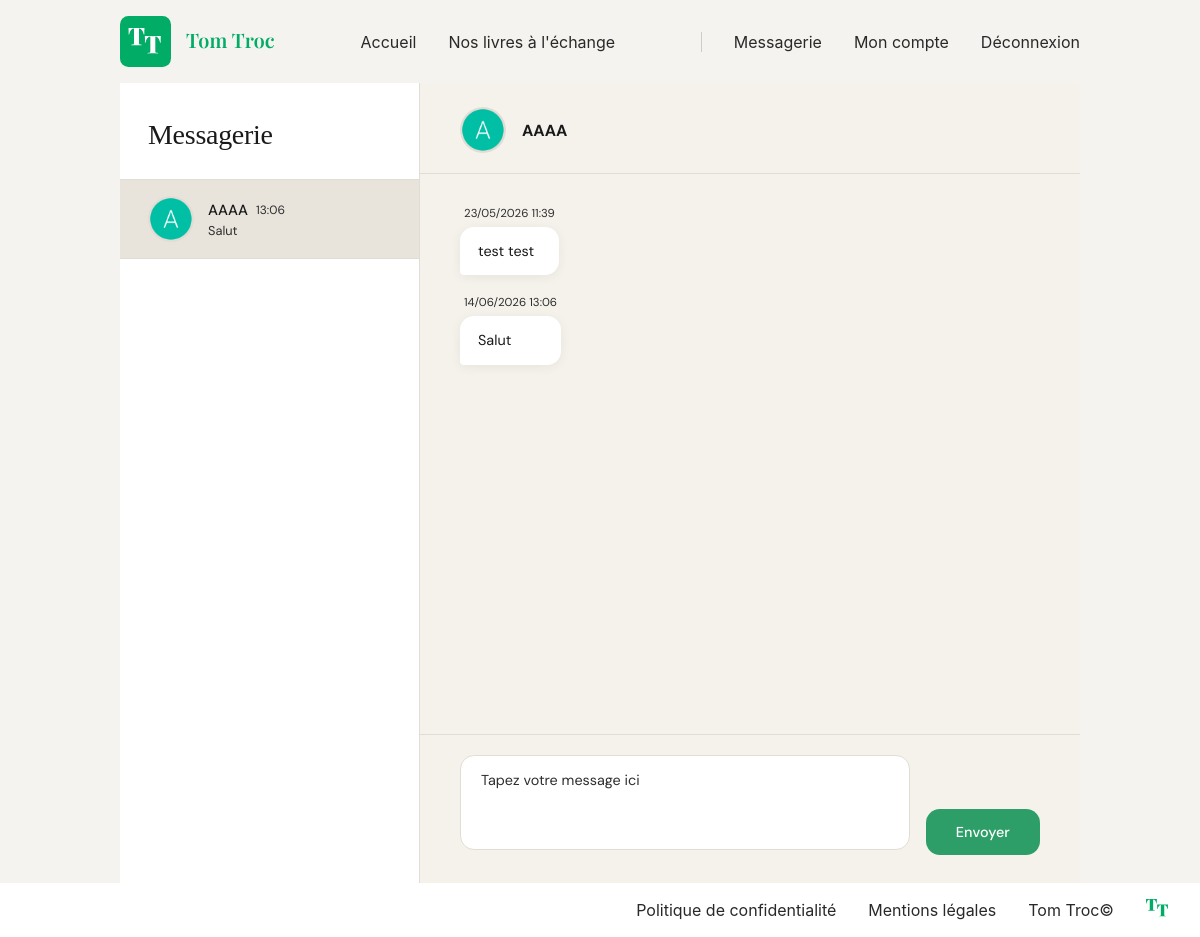
Page /index.php?action=messagerie&user_id=3 (signed in) on the committed database.
### tables this page shows
CREATE TABLE `user` (
  `id` int(11) NOT NULL,
  `mail` varchar(255) NOT NULL,
  `password` varchar(255) NOT NULL,
  `nickname` varchar(255) NOT NULL,
  `avatar` varchar(256) NOT NULL,
  `member_since` date NOT NULL DEFAULT current_timestamp()
);

CREATE TABLE `messagerie` (
  `id` int(11) NOT NULL,
  `sender_id` int(11) NOT NULL,
  `receiver_id` int(11) NOT NULL,
  `read` tinyint(1) NOT NULL,
  `created_at` timestamp NOT NULL DEFAULT current_timestamp(),
  `content` text NOT NULL
);

### Controllers/Controller.php (called while the page is built, shortened)
<?php
abstract class Controller
{
    protected function render(string $view, array $params = []): void
    {
        extract($params, EXTR_SKIP);
        require __DIR__ . '/../Views/' . $view;
        require __DIR__ . '/../Views/layout.php';
    }
}

### Controllers/MessageController.php (called while the page is built, shortened)
<?php
require_once __DIR__ . '/../Models/Message.php';
require_once __DIR__ . '/Controller.php';
class MessageController extends Controller
{
    public function messagerie(?int $otherUserId = null): void
    {
        $userId = (int)$_SESSION['user_id'];
        $conversations = Message::getConversations($userId);
        if ($otherUserId) {
            $messages = Message::getConversation($userId, $otherUserId);
            $pdo = DBManager::getInstance()->getPDO();
            $stmt = $pdo->prepare('SELECT id, nickname, avatar FROM user WHERE id = ?');
            $stmt->execute([$otherUserId]);
            $currentConversation = $stmt->fetch();
        }
        $this->render('template/messagerie.php', compact('title', 'conversations', 'messages', 'currentConversation'));
    }
}
?>

### Models/Message.php (called while the page is built, shortened)
<?php
class Message
{
    public static function getConversation(int $userId1, int $userId2): array
    {
        $pdo = DBManager::getInstance()->getPDO();
        $stmt = $pdo->prepare(
            'SELECT * FROM messagerie
             WHERE (sender_id = ? AND receiver_id = ?)
                OR (sender_id = ? AND receiver_id = ?)
             ORDER BY created_at ASC'
        );
        $stmt->execute([$userId1, $userId2, $userId2, $userId1]);
        return $stmt->fetchAll();
    }
    public static function getConversations(int $userId): array
    {
        $pdo = DBManager::getInstance()->getPDO();
        $stmt = $pdo->prepare(
            'SELECT DISTINCT
                CASE
                    WHEN sender_id = ? THEN receiver_id
                    ELSE sender_id
                END as other_user_id,
                (SELECT nickname FROM user WHERE id = other_user_id) as nickname,
                (SELECT avatar FROM user WHERE id = other_user_id) as avatar
             FROM messagerie
             WHERE sender_id = ? OR receiver_id = ?
             ORDER BY created_at DESC'
        );
        $stmt->execute([$userId, $userId, $userId]);
        $results = [];
        $lastMsgStmt = $pdo->prepare(
            'SELECT content, created_at, sender_id FROM messagerie
             WHERE (sender_id = ? AND receiver_id = ?) OR (sender_id = ? AND receiver_id = ?)
             ORDER BY created_at DESC LIMIT 1'
        );
        foreach ($stmt->fetchAll() as $row) {
            if ($row['other_user_id'] && $row['nickname']) {
                $lastMsgStmt->execute([$userId, $row['other_user_id'], $row['other_user_id'], $userId]);
                $last = $lastMsgStmt->fetch();
                $results[] = [
                    'id' => $row['other_user_id'],
                    'nickname' => $row['nickname'],
                    'avatar' => $row['avatar'],
                    'last_message' => $last ? $last['content'] : '',
                    'last_time' => $last ? $last['created_at'] : null,
                    'last_sender_id' => $last ? $last['sender_id'] : null,
                ];
            }
        }
        return $results;
    }
}
?>

### Views/template/messagerie.php (the view)
<link rel="stylesheet" href="assets/css/messagerie.css">
<section class="message-container">
    <div class="messagerie-wrapper">
        <div class="conversation-list">
            <h1>Messagerie</h1>
            <?php if (!empty($conversations)): ?>
                <ul class="conversations-ul">
                    <?php foreach ($conversations as $conversation): ?>
                        <li class="conversation-item <?= isset($currentConversation) && $currentConversation['id'] == $conversation['id'] ? 'active' : '' ?>">
                            <a href="index.php?action=messagerie&user_id=<?= (int)$conversation['id'] ?>">
                                <div class="user-name">
                                    <img src="<?= !empty($conversation['avatar']) ? htmlspecialchars($conversation['avatar']) : 'assets/users/default-avatar.png' ?>"
                                        alt="Photo de profil"
                                        class="owner-avatar">
                                    <div class="conv-info">
                                        <div style="display:flex; align-items:center; gap:8px; width:100%">
                                            <div class="conv-name"><?= htmlspecialchars($conversation['nickname']) ?></div>
                                            <?php if (!empty($conversation['last_time'])): ?>
                                                <div class="conv-time" style="margin-left:auto; font-size:0.75rem; color:var(--text-muted)"><?= date('H:i', strtotime($conversation['last_time'])) ?></div>
                                            <?php endif; ?>
                                        </div>
                                        <div class="conv-preview"><?= htmlspecialchars(mb_strimwidth($conversation['last_message'], 0, 60, '...')) ?></div>
                                    </div>
                                </div>
                            </a>
                        </li>
                    <?php endforeach; ?>
                </ul>
            <?php else: ?>
                <p class="no-conversations">Aucune conversation pour le moment.</p>
            <?php endif; ?>
        </div>
        <div class="message-section">
            <?php if (isset($currentConversation) && $currentConversation): ?>
                <div class="message-header">
                    <img src="<?= !empty($currentConversation['avatar']) ? htmlspecialchars($currentConversation['avatar']) : 'assets/users/default-avatar.png' ?>"
                        alt="Photo de profil"
                        class="owner-avatar"><strong><?= htmlspecialchars($currentConversation['nickname']) ?></strong>
                </div>
                <div class="messages-list">
                    <?php if (!empty($messages)): ?>
                        <?php foreach ($messages as $message): ?>
                            <div class="message-item <?= $message['sender_id'] === $_SESSION['user_id'] ? 'sent' : 'received' ?>">
                                <div class="message-content">
                                    <span class="message-time">
                                        <?= date('d/m/Y H:i', strtotime($message['created_at'])) ?>
                                    </span>
                                    <p><?= htmlspecialchars($message['content']) ?></p>
                                </div>
                            </div>
                        <?php endforeach; ?>
                    <?php else: ?>
                        <p class="no-messages">Aucun message pour le moment. Commencez la conversation!</p>
                    <?php endif; ?>
                </div>
                <form method="POST" action="index.php?action=sendMessage&receiver_id=<?= (int)$currentConversation['id'] ?>" class="message-form">
                    <div class="form-group-message">
                        <textarea
                            name="content"
                            placeholder="Tapez votre message ici"
                            required
                            class="message-input"
                            rows="3"></textarea>
                    </div>
                    <button type="submit" class="btn btn-send">Envoyer</button>
                </form>
            <?php else: ?>
                <div class="empty-state">
                    <p>📭 Sélectionnez une conversation pour voir les messages</p>
                </div>
            <?php endif; ?>
        </div>
    </div>
</section>

### assets/css/style.css (style rules this page uses)
:root { --green--color: #00AC66; --light--grey--color: #F5F3EF; --grey--color: #A6A6A6; --dark--grey--color: #292929; --dark--green--color: #007A4D; }
body { font-family: "Inter", "Segoe UI", Arial, sans-serif; margin: 0; padding: 0; background-color: var(--light--grey--color); color: var(--dark--grey--color); }
.btn { display: inline-flex; align-items: center; justify-content: center; padding: 1rem 2rem; border-radius: 12px; font-weight: 600; text-decoration: none; transition: transform 0.2s ease, box-shadow 0.2s ease; }
button { border: none; }
.owner-avatar { width: 44px; height: 44px; border-radius: 50%; object-fit: cover; border: 2px solid var(--sand); flex-shrink: 0; }

### rows in the picture
user: avatar (picture), nickname "AAAA"
messagerie: created_at "23/05/2026 11:39", content "test test"
messagerie: created_at "14/06/2026 13:06", content "Salut"

### other values in the picture
$conversation['nickname'] "AAAA"
date('H:i', strtotime($conversation['last_time'])) "13:06"
mb_strimwidth($conversation['last_message'], 0, 60, '...') "Salut"
